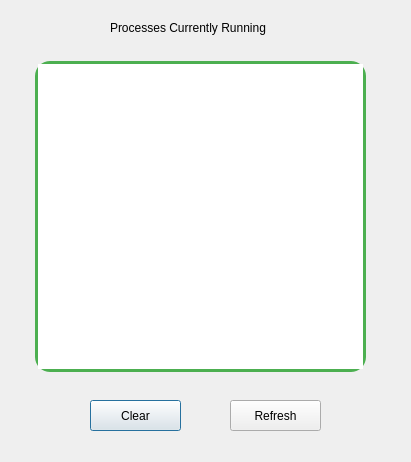
<?xml version="1.0" encoding="UTF-8"?>
<ui version="4.0">
 <class>Processes</class>
 <widget class="QDialog" name="Processes">
  <property name="geometry">
   <rect>
    <x>0</x>
    <y>0</y>
    <width>411</width>
    <height>462</height>
   </rect>
  </property>
  <property name="windowTitle">
   <string>Processes</string>
  </property>
  <widget class="QPushButton" name="ClearProcButton">
   <property name="geometry">
    <rect>
     <x>90</x>
     <y>400</y>
     <width>91</width>
     <height>31</height>
    </rect>
   </property>
   <property name="toolTip">
    <string>Clear process list</string>
   </property>
   <property name="text">
    <string>Clear</string>
   </property>
  </widget>
  <widget class="QPushButton" name="ProcessBtn">
   <property name="geometry">
    <rect>
     <x>230</x>
     <y>400</y>
     <width>91</width>
     <height>31</height>
    </rect>
   </property>
   <property name="toolTip">
    <string>Refresh the list of running processes and get new process activity</string>
   </property>
   <property name="text">
    <string>Refresh</string>
   </property>
  </widget>
  <widget class="QLabel" name="label">
   <property name="geometry">
    <rect>
     <x>110</x>
     <y>20</y>
     <width>161</width>
     <height>16</height>
    </rect>
   </property>
   <property name="font">
    <font>
     <pointsize>9</pointsize>
    </font>
   </property>
   <property name="text">
    <string>Processes Currently Running</string>
   </property>
  </widget>
  <widget class="QListView" name="ProcessesListView">
   <property name="geometry">
    <rect>
     <x>35</x>
     <y>61</y>
     <width>331</width>
     <height>311</height>
    </rect>
   </property>
   <property name="toolTip">
    <string>View running processes</string>
   </property>
   <property name="styleSheet">
    <string notr="true">border: 3px solid  #4CAF50;
border-radius: 15px;</string>
   </property>
  </widget>
 </widget>
 <resources/>
 <connections/>
</ui>
